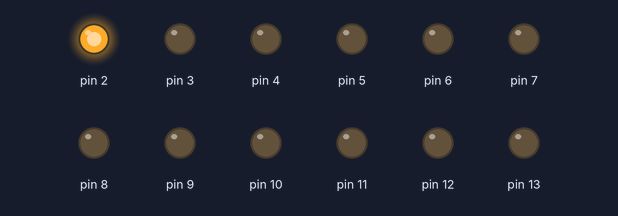
A sketch run on a simulated Arduino Uno, built with avr-gcc and run on an emulated ATmega328P. Parts: output pins drawn as LEDs (lit = HIGH).

Above: at 0.05 s.
At 0.35 s:
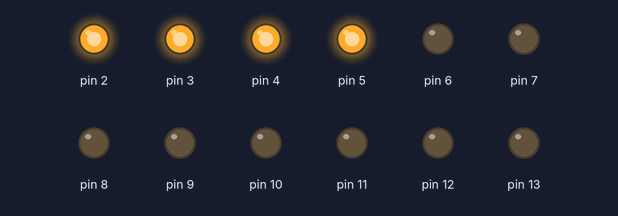
At 0.75 s:
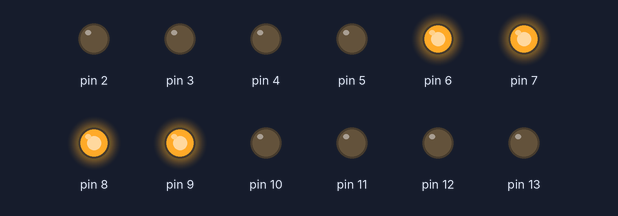
At 1.45 s:
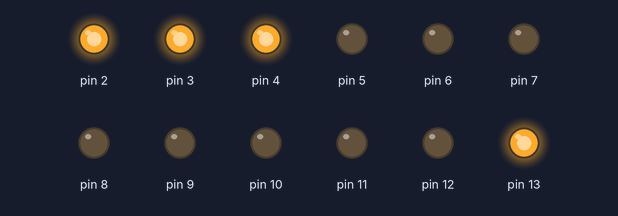
At 2.15 s:
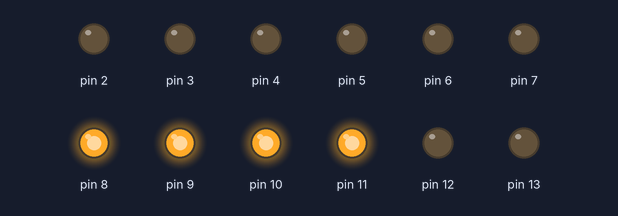
At 2.85 s:
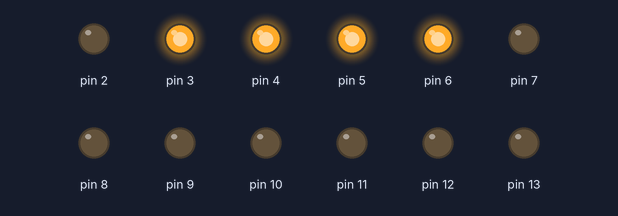
Timing chart, 0 to 3.1 s (numbered marks = the images above):
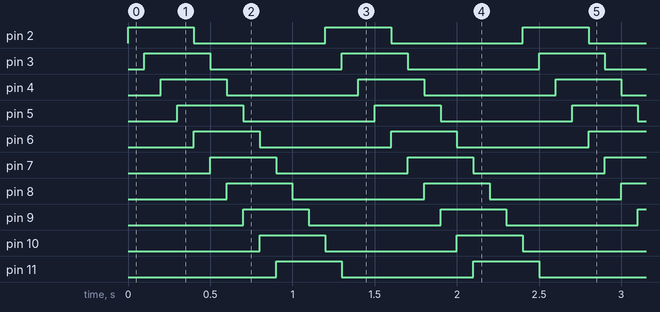

Measured:
- by itself, pin 2–13: alternates HIGH for 0.40 s and LOW for 0.80 s

The sketch:

Wave.ino
```cpp
/*
 * Author : Lim Yi Farn
 *
 * Date Created: 22nd Nov 2019
*/

/*
 * Create a waveform like lights from pin 2 to pin 13
 */

void setup() {
  // put your setup code here, to run once:
  for (int i = 2; i < 14; i++) {
    pinMode (i, OUTPUT);
  }
}

void loop() {
  // put your main code here, to run repeatedly:
  for (int i = 2; i < 14; i++) {
    digitalWrite (i, HIGH);
    if (i <= 5) {
      digitalWrite(13 - (5 - i), LOW);
    }
    else{
      digitalWrite(i - 4, LOW);
    }

    delay(100);
  }
}
```
